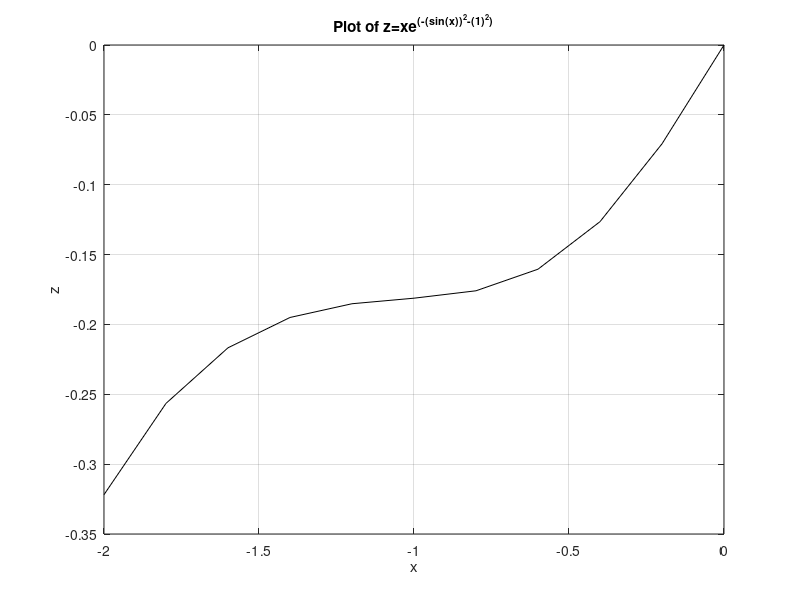

MATLAB code for this plot:
% Write an mfile and in that:
% Create a 1D array (row) for x from -2 to 0 with increment of 0.2
% Create another 1D array (row) for y from -1 to 1 with increment of 0.2
% Calculate this function for this range of x and y:
% z=xe(-(sin(x))^2-(sin(y))^2)
% write the values of function z for this range of x and y. For that you need to use fprinf as below:
% fprintf('for %4.2f <x< %4.2f and %4.2f<y<%4.2f we have %4.2f <z< %4.2f \n',x(1),x(end),y(1),y(end),z(1),z(end));
% Now set sin(y)=1 so we will have this new function:
% z_two=xe(-(sin(x))^2-1^2)  
% plot function z_two for the range of x you created above. Include a title (any title you like) and label for your axes and put the line color as black.

x = -2:0.2:0;
y = -1:0.2:1;
z = x.*exp(-(sin(x)).^2-(sin(y)).^2);

fprintf('for %4.2f <x< %4.2f and %4.2f<y<%4.2f we have %4.2f <z< %4.2f \n',x(1),x(end),y(1),y(end),z(1),z(end));

z_two = x.*exp(-(sin(x)).^2-(1)^2);

figure
plot(x,z_two,'k')
title('Plot of z=xe^{(-(sin(x))^2-(1)^2)}')
xlabel('x')
ylabel('z')
grid on